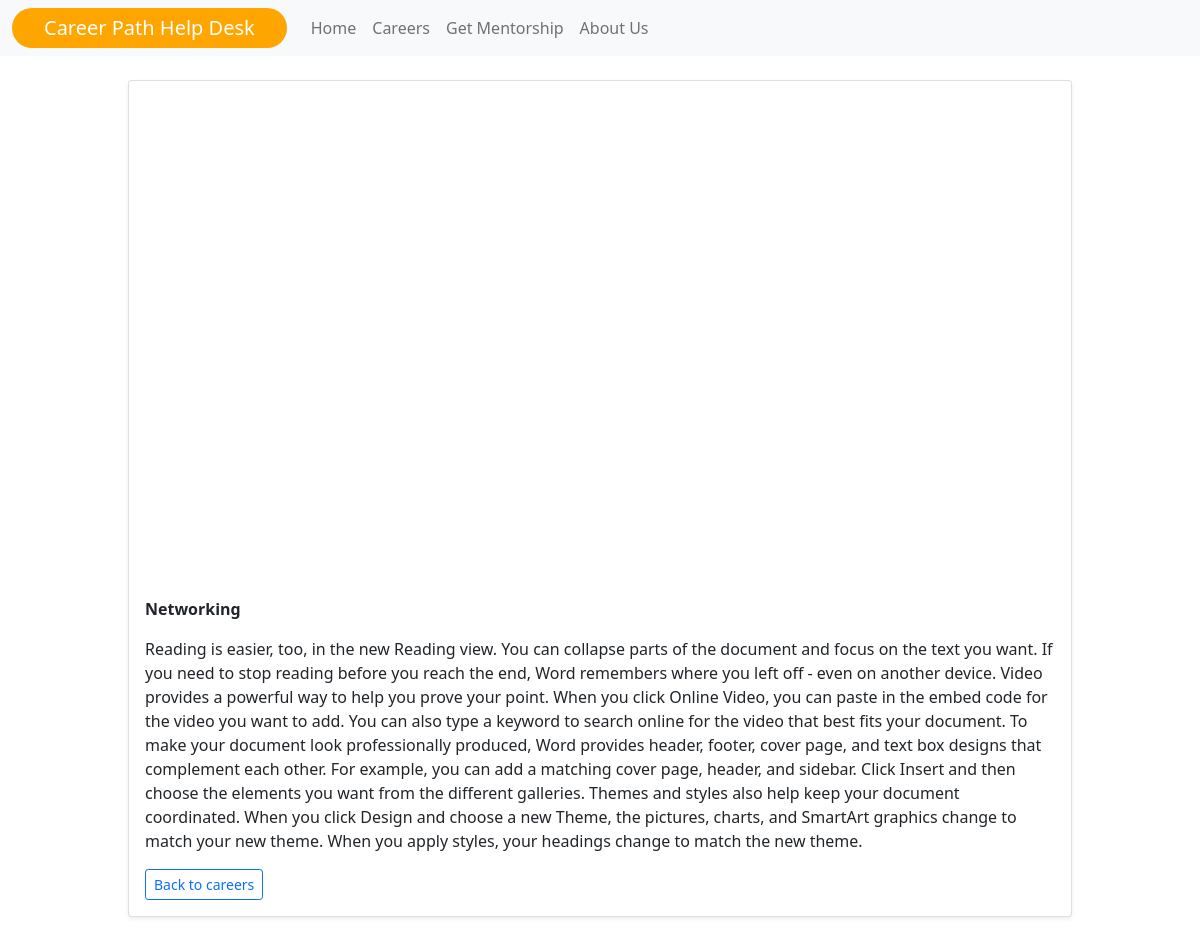
Page /careers/9 on the committed database.
### main/models.py (models this page shows)
class Career(db.Model):
    id = db.Column(db.Integer(), primary_key=True)
    career_name = db.Column(db.String(), unique=True, nullable=False)
    description = db.Column(db.String(), nullable=False)
    content = db.Column(db.String(), nullable=False)
    img = db.Column(db.Text(), nullable=False)
    img_name = db.Column(db.Text(), nullable=False)
    mimetype = db.Column(db.Text(), nullable=False)

### main/routes.py (the view)
@app.route('/careers/<int:id>')
def career(id):
    career = Career.query.get_or_404(id)
    return render_template('careers.html', career=career)

### main/templates/careers.html (shortened to what this page needs)
{% extends 'index.html' %}
{% block content %}
        <div id="sigle-career" class="card shadow-sm">
            <svg class="bd-placeholder-img card-img-top" width="100%" height="500" xmlns="http://www.w3.org/2000/svg" role="img" aria-label="Placeholder: Thumbnail" preserveAspectRatio="xMidYMid slice" focusable="false" style="background-size: cover; ">
            </svg>
            <div class="card-body">
              <p class="card-text"><strong>{{ career.career_name }}</strong> </p>
              <p class="card-text">{{ career.content }}</p>
              <div class="d-flex justify-content-between align-items-center">
                <div class="btn-group">
                  <a type="button" class="btn btn-sm btn-outline-primary" href="{{ url_for('careers')}}">Back to careers</a>
                </div>
              </div>
            </div>
        </div>
{% endblock %}

### main/static/css/styles.css (style rules this page uses)
.bd-placeholder-img { font-size: 1.125rem; background-position: center; text-anchor: middle; -webkit-user-select: none; -moz-user-select: none; user-select: none; }

### rows in the picture
Career: career_name "Networking", content "Reading is easier, too, in the new Reading view. You can collapse parts of the document and focus on the text you want. If you need to stop reading before you reach the end, Word remembers where you left off - even on another device. Video provides a powerful way to help you prove your point. When you click Online Video, you can paste in the embed code for the video you want to add. You can also type a keyword to search online for the video that best fits your document. To make your document look professionally produced, Word provides header, footer, cover page, and text box designs that complement each other. For example, you can add a matching cover page, header, and sidebar. Click Insert…"
